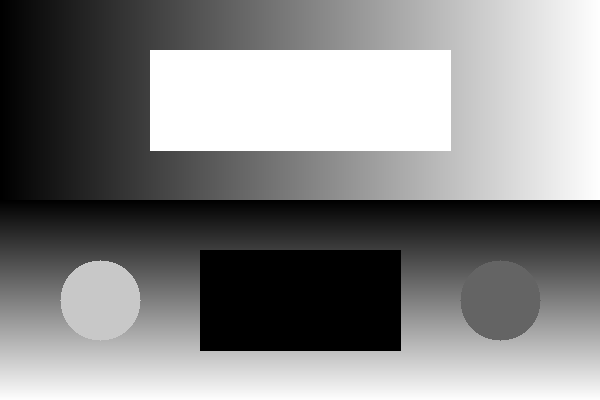
#> input picture data/sample_images/gradients.png, 600 x 400 px
$ python -i edge_detection.py   (imports and definitions only)   (older library calls are emulated)
#> lines starting #> are read from the running program, lines starting #| are printed output that depends on the picture; after the words box and inside, x2 and y2 are one past the last pixel; in counts of white or black regions, pixels touching at a corner belong together
### utils/io_utils.py
"""
I/O Utilities for image loading, validation, and saving.
Provides consistent error handling and path management.
"""

import os
import sys
import cv2
import numpy as np

from config import OUTPUT_DIR


# [106 lines left out: functions load_image, save_image, load_multiple_images, get_image_info, print_image_info, not called in this run]


def ensure_grayscale(image):
    """Convert image to grayscale if it is not already."""
    if len(image.shape) == 3 and image.shape[2] == 3:
        return cv2.cvtColor(image, cv2.COLOR_BGR2GRAY)
    return image


# [5 lines left out: function ensure_color, not called in this run]

### utils/visualization.py
"""
Visualization utilities for displaying and saving comparison images.
Uses matplotlib for grid layouts and side-by-side comparisons.
"""

import os
import cv2
import numpy as np
import matplotlib
matplotlib.use("Agg")  # Non-interactive backend for CLI usage
import matplotlib.pyplot as plt

from config import OUTPUT_DIR


def _bgr_to_rgb(image):
    """Convert BGR image to RGB for matplotlib display."""
    if len(image.shape) == 3 and image.shape[2] == 3:
        return cv2.cvtColor(image, cv2.COLOR_BGR2RGB)
    return image


# [50 lines left out: function show_comparison, not called in this run]


def show_image_grid(images, titles, grid_cols=3, save_name=None,
                    subdirectory=None, main_title=None):
    """
    Display a grid of images with titles.

    Args:
        images (list[numpy.ndarray]): List of images.
        titles (list[str]): List of titles for each image.
        grid_cols (int): Number of columns in the grid.
        save_name (str, optional): Filename to save.
        subdirectory (str, optional): Subdirectory within OUTPUT_DIR.
        main_title (str, optional): Overall figure title.

    Returns:
        str: Path to saved image (if save_name provided).
    """
    n = len(images)
    grid_rows = (n + grid_cols - 1) // grid_cols
    fig, axes = plt.subplots(grid_rows, grid_cols,
                              figsize=(5 * grid_cols, 5 * grid_rows))

    if grid_rows == 1 and grid_cols == 1:
        axes = np.array([axes])
    axes = np.atleast_2d(axes)

    for idx in range(grid_rows * grid_cols):
        row, col = divmod(idx, grid_cols)
        ax = axes[row][col]
        if idx < n:
            img = _bgr_to_rgb(images[idx])
            if len(img.shape) == 2:
                ax.imshow(img, cmap="gray")
            else:
                ax.imshow(img)
            ax.set_title(titles[idx], fontsize=12, fontweight="bold")
        ax.axis("off")

    if main_title:
        fig.suptitle(main_title, fontsize=16, fontweight="bold", y=1.02)

    plt.tight_layout()

    if save_name:
        out_dir = os.path.join(OUTPUT_DIR, subdirectory) if subdirectory else OUTPUT_DIR
        os.makedirs(out_dir, exist_ok=True)
        out_path = os.path.join(out_dir, save_name)
        plt.savefig(out_path, dpi=150, bbox_inches="tight")
        print(f"[SAVED] {out_path}")
        plt.close(fig)
        return out_path

    plt.close(fig)
    return None

### modules/edge_detection.py
"""
Edge Detection Module
=====================
Implements gradient-based and Laplacian edge detection methods:
- Sobel operator (horizontal, vertical, combined)
- Canny edge detector
- Laplacian of Gaussian

Each method highlights discontinuities (edges) in image intensity,
which correspond to object boundaries, texture changes, or shadows.
"""

import cv2
import numpy as np

from config import (
    CANNY_LOW_THRESHOLD, CANNY_HIGH_THRESHOLD,
    SOBEL_KERNEL_SIZE, LAPLACIAN_KERNEL_SIZE,
)
from utils.io_utils import ensure_grayscale
from utils.visualization import show_image_grid, show_comparison


def detect_edges_sobel(image, ksize=None):
    """
    Detect edges using the Sobel operator.

    The Sobel operator computes the gradient of image intensity using
    two 3×3 kernels (horizontal and vertical). The gradient magnitude
    approximates the rate of intensity change — high values indicate edges.

    Args:
        image: Input image (BGR or grayscale).
        ksize: Size of the Sobel kernel (1, 3, 5, or 7).

    Returns:
        dict with keys: 'sobel_x', 'sobel_y', 'magnitude'
            - sobel_x: Horizontal gradient
            - sobel_y: Vertical gradient
            - magnitude: Combined gradient magnitude
    """
    ksize = ksize or SOBEL_KERNEL_SIZE
    gray = ensure_grayscale(image)

    # Compute gradients in x and y directions
    sobel_x = cv2.Sobel(gray, cv2.CV_64F, 1, 0, ksize=ksize)
    sobel_y = cv2.Sobel(gray, cv2.CV_64F, 0, 1, ksize=ksize)

    # Compute gradient magnitude
    magnitude = np.sqrt(sobel_x ** 2 + sobel_y ** 2)
    magnitude = np.uint8(np.clip(magnitude / magnitude.max() * 255, 0, 255))

    sobel_x_display = np.uint8(np.clip(np.abs(sobel_x) / np.abs(sobel_x).max() * 255, 0, 255))
    sobel_y_display = np.uint8(np.clip(np.abs(sobel_y) / np.abs(sobel_y).max() * 255, 0, 255))

    return {
        "sobel_x": sobel_x_display,
        "sobel_y": sobel_y_display,
        "magnitude": magnitude,
    }


def detect_edges_canny(image, low_thresh=None, high_thresh=None):
    """
    Detect edges using the Canny edge detector.

    Canny edge detection is a multi-stage algorithm:
    1. Gaussian smoothing to reduce noise
    2. Gradient computation using Sobel operators
    3. Non-maximum suppression to thin edges
    4. Double thresholding and edge tracking by hysteresis

    Args:
        image: Input image.
        low_thresh: Lower hysteresis threshold.
        high_thresh: Upper hysteresis threshold.

    Returns:
        Binary edge map (uint8).
    """
    low_thresh = low_thresh or CANNY_LOW_THRESHOLD
    high_thresh = high_thresh or CANNY_HIGH_THRESHOLD
    gray = ensure_grayscale(image)
    return cv2.Canny(gray, low_thresh, high_thresh)


def detect_edges_laplacian(image, ksize=None):
    """
    Detect edges using the Laplacian operator.

    The Laplacian computes the second derivative of the image intensity.
    Zero-crossings in the Laplacian correspond to edges. It detects edges
    in all directions simultaneously but is more sensitive to noise.

    Args:
        image: Input image.
        ksize: Size of the Laplacian kernel.

    Returns:
        Edge-detected image (uint8).
    """
    ksize = ksize or LAPLACIAN_KERNEL_SIZE
    gray = ensure_grayscale(image)
    laplacian = cv2.Laplacian(gray, cv2.CV_64F, ksize=ksize)
    return np.uint8(np.clip(np.abs(laplacian), 0, 255))


def compare_all_edges(image, save_name="edge_comparison.png"):
    """
    Apply all edge detection methods and create a comparison grid.

    Args:
        image: Input image.
        save_name: Output filename.

    Returns:
        str: Path to the saved comparison image.
    """
    gray = ensure_grayscale(image)
    sobel_result = detect_edges_sobel(image)
    canny_result = detect_edges_canny(image)
    laplacian_result = detect_edges_laplacian(image)

    images = [
        gray,
        sobel_result["sobel_x"],
        sobel_result["sobel_y"],
        sobel_result["magnitude"],
        canny_result,
        laplacian_result,
    ]
    titles = [
        "Original (Grayscale)",
        "Sobel X (Horizontal)",
        "Sobel Y (Vertical)",
        "Sobel Magnitude",
        "Canny Edges",
        "Laplacian Edges",
    ]
    return show_image_grid(
        images, titles, grid_cols=3,
        save_name=save_name, subdirectory="edges",
        main_title="Edge Detection Comparison"
    )

>>> import cv2
>>> picture = cv2.imread('../data/sample_images/gradients.png')
#> picture is the input picture: shape (400, 600, 3); min 0, max 255, mean 133
>>> result = compare_all_edges(picture)
#> in detect_edges_sobel, `sobel_x = cv2.Sobel(gray, cv2.CV_64F, 1, 0, ksize=ksize)`:
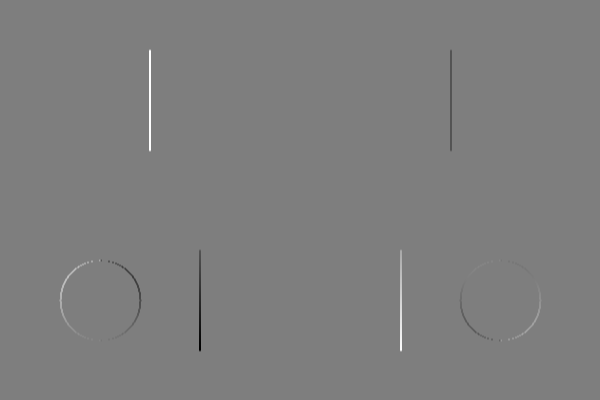
#> sobel_x: shape (400, 600) float64; min -757, max 772, mean 1.7; drawn with min black and max white
#> in detect_edges_sobel, `magnitude = np.sqrt(sobel_x ** 2 + sobel_y ** 2)`:
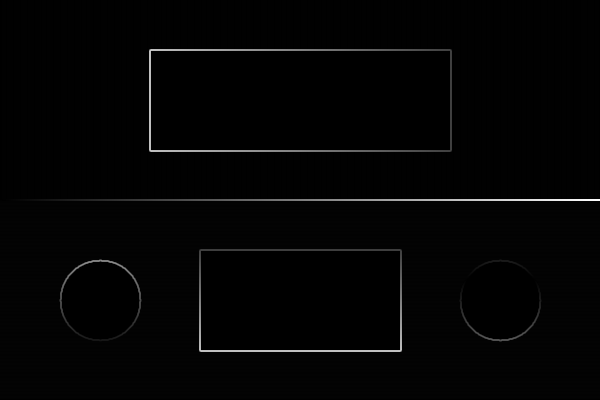
#> magnitude: shape (400, 600) float64; min 0, max 1016, mean 14.4; drawn with min black and max white
#> in compare_all_edges, `sobel_result = detect_edges_sobel(image)`: sobel_result = 3 items
#> in detect_edges_canny, `return cv2.Canny(gray, low_thresh, high_thresh)`:
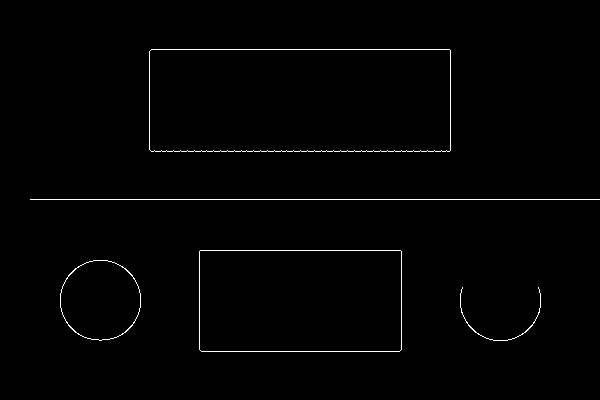
#> returned value: shape (400, 600); 1% white in thin lines or dots, all inside (x1, y1, x2, y2) = (30, 49, 600, 352)
#> in detect_edges_laplacian, `return np.uint8(np.clip(np.abs(laplacian), 0, 255))`:
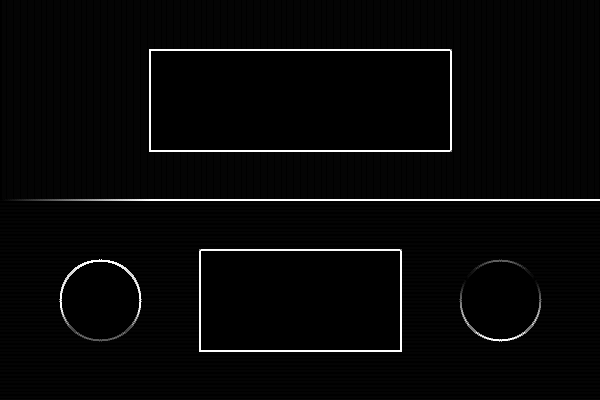
#> returned value: shape (400, 600); min 0, max 255, mean 6.9
#> in show_image_grid, `n = len(images)`: n = 6
#> in show_image_grid, `grid_rows = (n + grid_cols - 1) // grid_cols`: grid_rows = 2
